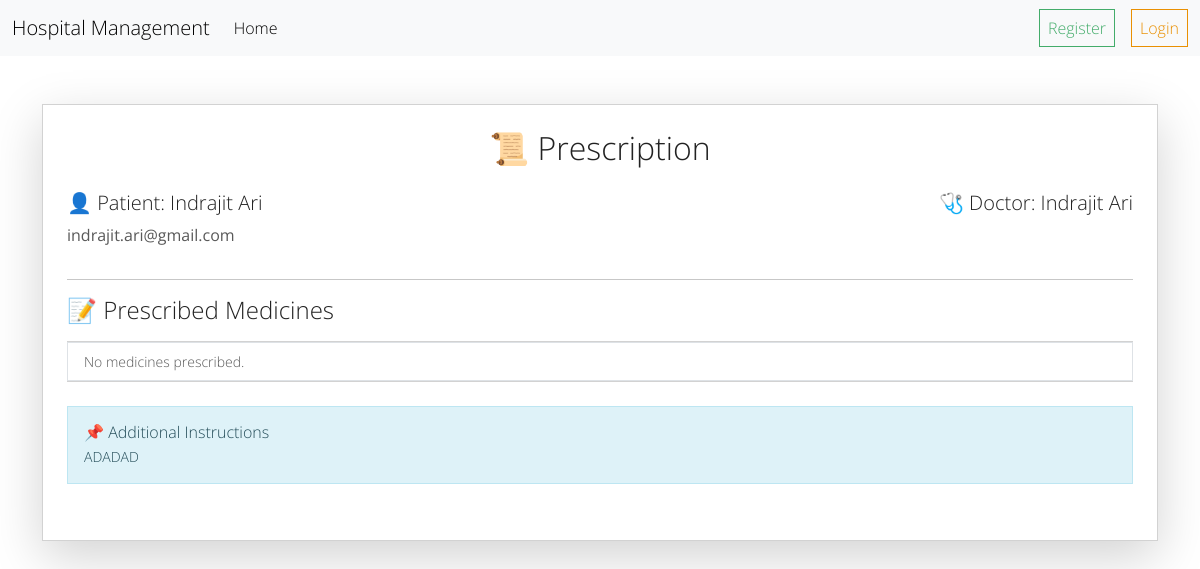
Before: /show_prescription/6 with the older database file.
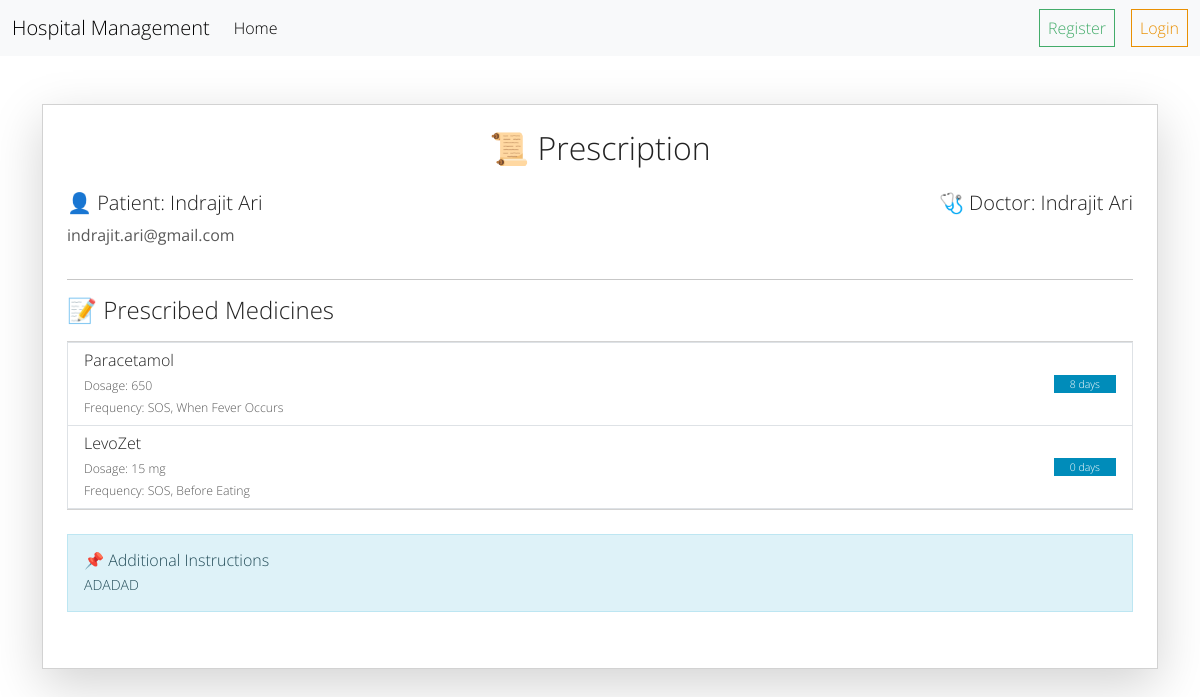
After: the same page with the newer database file.
### hospital/models.py (models this page shows, shortened)
class Medicine(models.Model):
    name = models.CharField(max_length=255)  # Medicine name
    dosage = models.CharField(max_length=100)  # Example: "500mg"
    frequency = models.CharField(max_length=100)  # Example: "Twice a day"
    duration = models.IntegerField()  # Number of days

### hospital_management/views.py (the view)
# urls.py: path("show_prescription/<int:id>",
def show_prescription(request, id):
      prescription = Prescription.objects.get(id=id)
      return render(request, 'show_prescription.html', {'prescription': prescription})

### templates/show_prescription.html (shortened to what this page needs)
{% extends "layout.html" %}
{% block content %}
<div class="container mt-5">
  <div class="card shadow-lg p-4">
    <h2 class="text-center mb-4">📜 Prescription</h2>
    <div class="d-flex justify-content-between">
      <div>
        <h5>👤 Patient: {{ prescription.patient.first_name }} {{ prescription.patient.last_name }}</h5>
        <p class="text-muted"> {{ prescription.patient.email }}</p>
      </div>
      <div class="text-end">
        <h5>🩺 Doctor: {{ prescription.doctor.first_name }} {{ prescription.doctor.last_name }}</h5>
      </div>
    </div>
    <hr />
    <h4 class="mb-3">📝 Prescribed Medicines</h4>
    <ul class="list-group mb-4">
      {% for medicine in prescription.medicines.all %}
      <li class="list-group-item d-flex justify-content-between align-items-center">
        <div>
          <h6 class="mb-1">{{ medicine.name }}</h6>
          <small class="text-muted">Dosage: {{ medicine.dosage }}</small>
          <br />
          <small class="text-muted">Frequency: {{ medicine.frequency }}</small>
        </div>
        <span class="badge bg-primary">{{ medicine.duration }} days</span>
      </li>
      {% empty %}
      <li class="list-group-item text-muted">No medicines prescribed.</li>
      {% endfor %}
    </ul>
    {% if prescription.content %}
    <div class="alert alert-info">
      <h6 class="mb-1">📌 Additional Instructions</h6>
      <p class="mb-0">{{ prescription.content }}</p>
    </div>
    {% endif %}
  </div>
</div>
{% endblock content %}

Changed rows visible on the page:
added Medicine: name "Paracetamol", dosage "650", frequency "SOS, When Fever Occurs", duration "8"
added Medicine: name "LevoZet", dosage "15 mg", frequency "SOS, Before Eating", duration "0"
Other visible differences:
text no longer shown: "No medicines prescribed."
